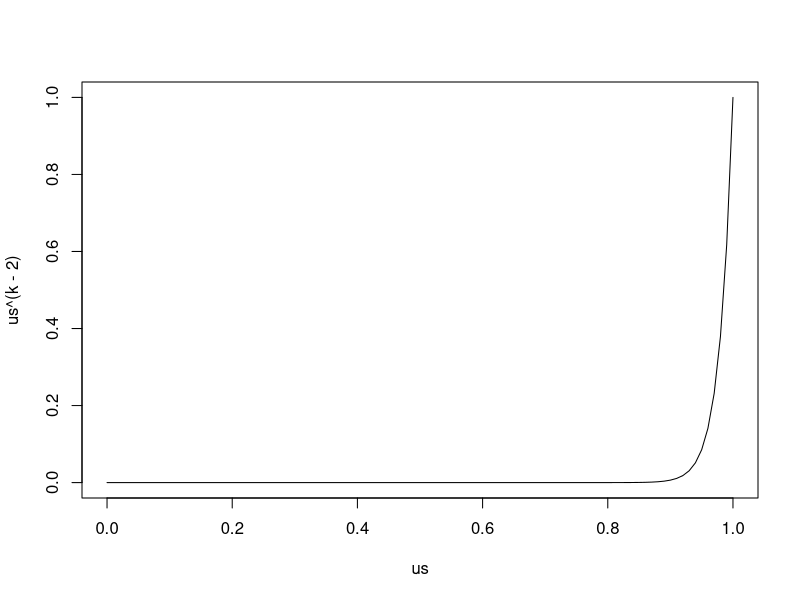
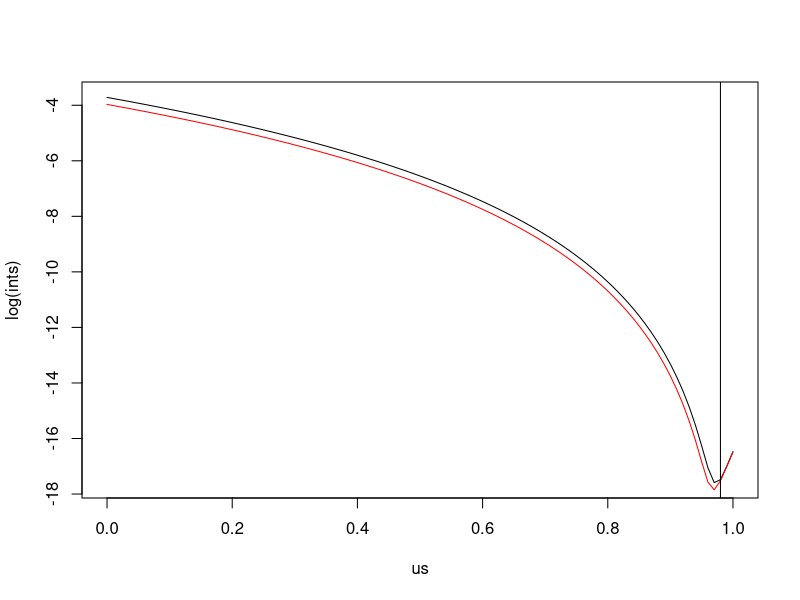

R code for these plots, in order:
## Taylor expansion question
## what is the optimal u0
## minimizing int_0^1 (u-u0)^d u^{k-2} du

delta <- 0.01
us <- seq(0, 1, delta)
d <- 4 # needs to be even
k <- 50
plot(us, us^(k-2), type = "l")
ints <- sapply(us, function(u0) delta * sum((us-u0)^d * us^(k-2)))

plot(us, log(ints), type = "l")
coefs <- choose(d, 0:d) * (-1)^(0:d)/(k - 1 + rev(0:d))
lines(us, log(sapply(us, function(u) sum(u^(0:d) * coefs))), col = "red")
abline(v = (k-1)/k)
